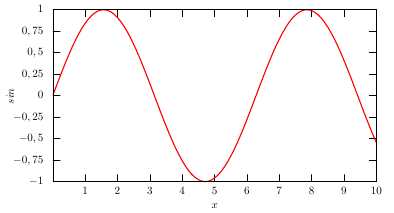

This figure's gnuplot source:
set term tikz size 10cm, 5.4cm fontscale 0.8 fulldoc		
set decimalsign ","
set xlabel offset 0.0, 0.0 "{$x$}"
set ylabel offset 0.5, 0.0 "{$sin$}"
set ytics  offset  0.0, 0.0 0.25
set xtics  offset  0.0, 0.0 1
#set log y
set xrange [0.01:10]
set yrange [-1:1]
unset key 
set style line 1 pt 6 lc rgb "#ff0000" lw 2.0 ps 2.0 
set output "seno.tex"
plot	"../data.dat" u ($0/10):($1) w l ls 1 t"{$pd=0.5$}", \
